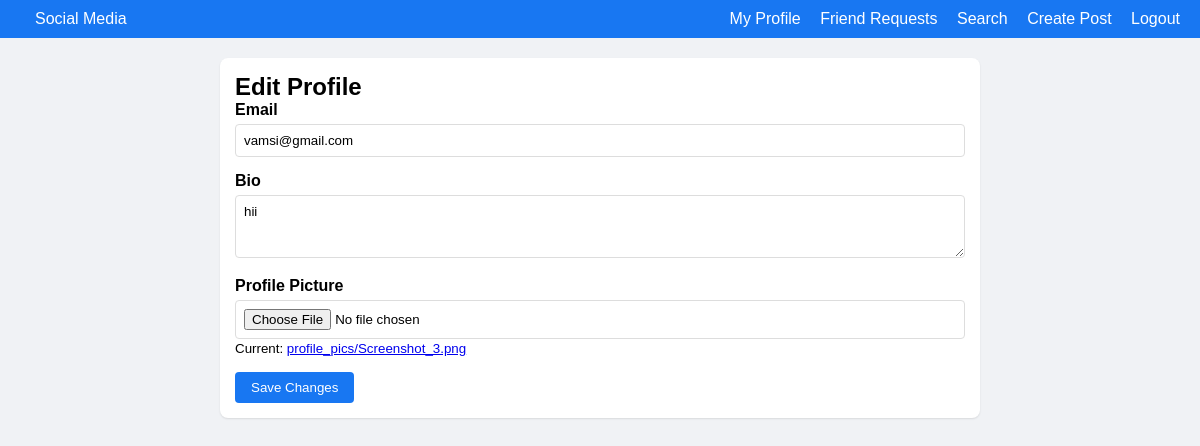
Screenshot of /edit-profile/ (signed in) with the database file from the repository.
### core/models.py (models this page shows, shortened)
class User(AbstractUser):
    bio = models.TextField(max_length=500, blank=True)
    profile_pic = models.ImageField(
        upload_to='profile_pics/',
        default='profile_pics/default.png',
        validators=[FileExtensionValidator(['jpg', 'jpeg', 'png'])]
    )
    groups = models.ManyToManyField(
        'auth.Group',
        verbose_name='groups',
        blank=True,
        help_text='The groups this user belongs to. A user will get all permissions granted to each of their groups.',
        related_name="core_user_groups",
        related_query_name="user",
    )
    user_permissions = models.ManyToManyField(
        'auth.Permission',
        verbose_name='user permissions',
        blank=True,
        help_text='Specific permissions for this user.',
        related_name="core_user_permissions",
        related_query_name="user",
    )

### core/views.py (the view, shortened to what this page needs)
# urls.py: path('edit-profile/', views.edit_profile, name='edit_profile'),
@login_required
def edit_profile(request):
    return render(request, 'core/edit_profile.html')

### templates/core/edit_profile.html (shortened to what this page needs)
{% extends 'core/base.html' %}
{% block content %}
<div class="card">
    <h2>Edit Profile</h2>
    <form method="POST" enctype="multipart/form-data">
        <div class="form-group">
            <label for="email">Email</label>
            <input type="email" id="email" name="email" value="{{ user.email }}" required>
        </div>
        <div class="form-group">
            <label for="bio">Bio</label>
            <textarea id="bio" name="bio" rows="3">{{ user.bio }}</textarea>
        </div>
        <div class="form-group">
            <label for="profile_pic">Profile Picture</label>
            <input type="file" id="profile_pic" name="profile_pic" accept="image/jpeg,image/png">
            <small>Current: <a href="{{ user.profile_pic.url }}" target="_blank">{{ user.profile_pic.name }}</a></small>
        </div>
        <button type="submit" class="btn btn-primary">Save Changes</button>
    </form>
</div>
{% endblock %}

### templates/core/base.html (style rules this page uses)
* { margin: 0; padding: 0; box-sizing: border-box; font-family: Arial, sans-serif; }
body { background-color: #f0f2f5; }
.card { background-color: white; border-radius: 8px; box-shadow: 0 1px 2px rgba(0, 0, 0, 0.1); margin-bottom: 20px; padding: 15px; }
.btn { padding: 8px 16px; border: none; border-radius: 4px; cursor: pointer; font-weight: bold; }
.btn-primary { background-color: #1877f2; color: white; }
.form-group { margin-bottom: 15px; }
.form-group label { display: block; margin-bottom: 5px; font-weight: bold; }
.form-group input, .form-group textarea, .form-group select { width: 100%; padding: 8px; border: 1px solid #ddd; border-radius: 4px; }
.btn { padding: 8px 16px; border-radius: 4px; border: none; cursor: pointer; font-weight: 500; }

### rows the page displays
User: email "vamsi@gmail.com", bio "hii", profile_pic.name "profile_pics/Screenshot_3.png"
